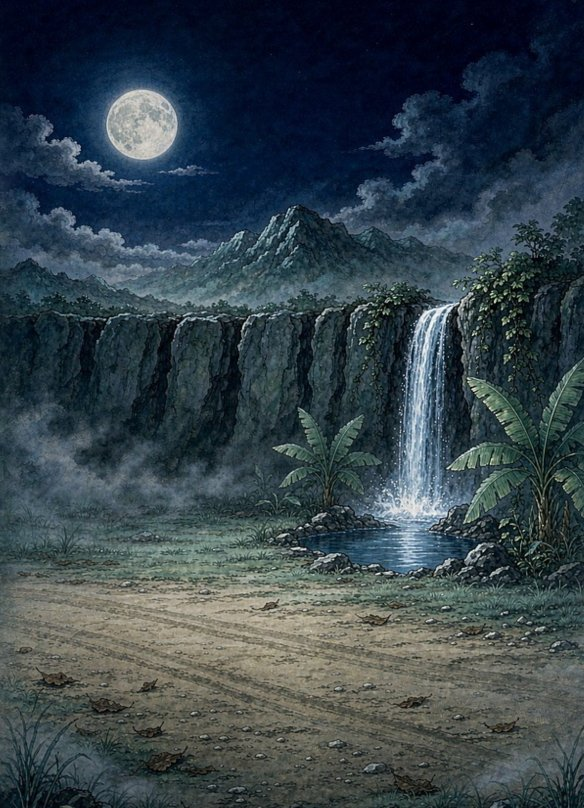
#> input picture raw11/赏月谷_用户选定.jpg, 584 x 808 px
$ python -i restyle_land.py   (imports and definitions only)
#> lines starting #> are read from the running program, lines starting #| are printed output that depends on the picture; after the words box and inside, x2 and y2 are one past the last pixel; in counts of white or black regions, pixels touching at a corner belong together
#> further down, picture is the input picture: PIL image 584x808 RGB; mean R, G, B 54.2, 67.5, 74.8
#!/usr/bin/env python3
# -*- coding: utf-8 -*-
"""AI 重绘稿落地：去水印 → 缩放到游戏目标尺寸 → 压到目标体积 → 备份 → 替换。

用法：
  python3 restyle_land.py --src a.png --dst assets/backgrounds/xx.jpg --size 512x700
  python3 restyle_land.py --plan plan.json --apply
"""
import argparse
import json
import os
import shutil
import time

import numpy as np
from PIL import Image, ImageFilter

GAME = os.path.expanduser("~/Documents/Codex/2026-10-21/n/outputs/recovered-godot-project")


def strip_watermark(im, frac=(0.82, 0.930, 1.0, 1.0)):
    """抹掉右下角的生成水印：用正上方的真实画面垂直镜像填充 + 边缘羽化。

    水印是半透明白字，直接均值填充会留下灰雾，所以取「上方同宽、同高×1.3」
    的真实纹理翻折下来，纹理连续、看不出补丁。
    """
#> called with frac = (0.82, 0.93, 1, 1)
    im = im.convert("RGB")
    w, h = im.size
#> w = 584; h = 808
    x0, y0 = int(w * frac[0]), int(h * frac[1])
#> x0 = 478; y0 = 751
    x1, y1 = w, h
#> x1 = 584; y1 = 808
    rw, rh = x1 - x0, y1 - y0
#> rw = 106; rh = 57
    if rw <= 4 or rh <= 4:
        return im

    # 取上方 1.3 倍高度的源块，垂直翻转后贴到水印区
    sh = min(rh + int(rh * 0.3), y0)
#> sh = 74
    src = im.crop((x0, y0 - sh, x1, y0)).transpose(Image.FLIP_TOP_BOTTOM)
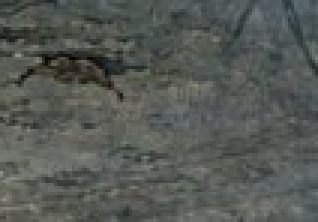
#> src: PIL image 106x74 RGB (shown 3 times larger); mean R, G, B 85.1, 89.4, 84.6
    src = src.resize((rw, rh), Image.LANCZOS).filter(ImageFilter.GaussianBlur(0.6))
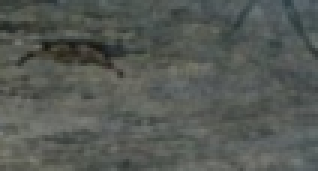
#> src: PIL image 106x57 RGB (shown 3 times larger); mean R, G, B 85.1, 89.4, 84.7

    # 羽化蒙版：左、上两条内边界渐变；右、下贴边完全不透明
    m = np.ones((rh, rw), dtype=np.float32)
    f = max(6, int(min(rw, rh) * 0.30))
#> f = 17
    for i in range(rh):
        m[i, :] = np.minimum(m[i, :], min(1.0, i / f))
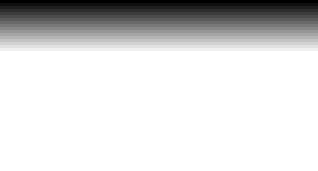
#> m: shape (57, 106) float32 (shown 3 times larger); min 0, max 1, mean 0.842
    for j in range(rw):
        m[:, j] = np.minimum(m[:, j], min(1.0, j / f))
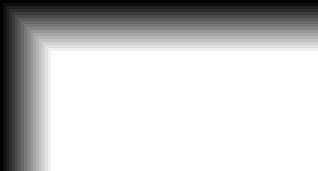
#> m: shape (57, 106) float32 (shown 3 times larger); 13.51% of pixels changed, all inside (x1, y1, x2, y2) = (0, 1, 17, 57)
    mask = Image.fromarray((m * 255).astype(np.uint8))

    out = im.copy()
    out.paste(src, (x0, y0), mask)
    return out


# [56 lines left out: functions save_jpg, land, main, not called in this run]


# [2 lines not run here, left out]

>>> from PIL import Image
>>> picture = Image.open('../raw11/赏月谷_用户选定.jpg')
>>> result = strip_watermark(picture)
